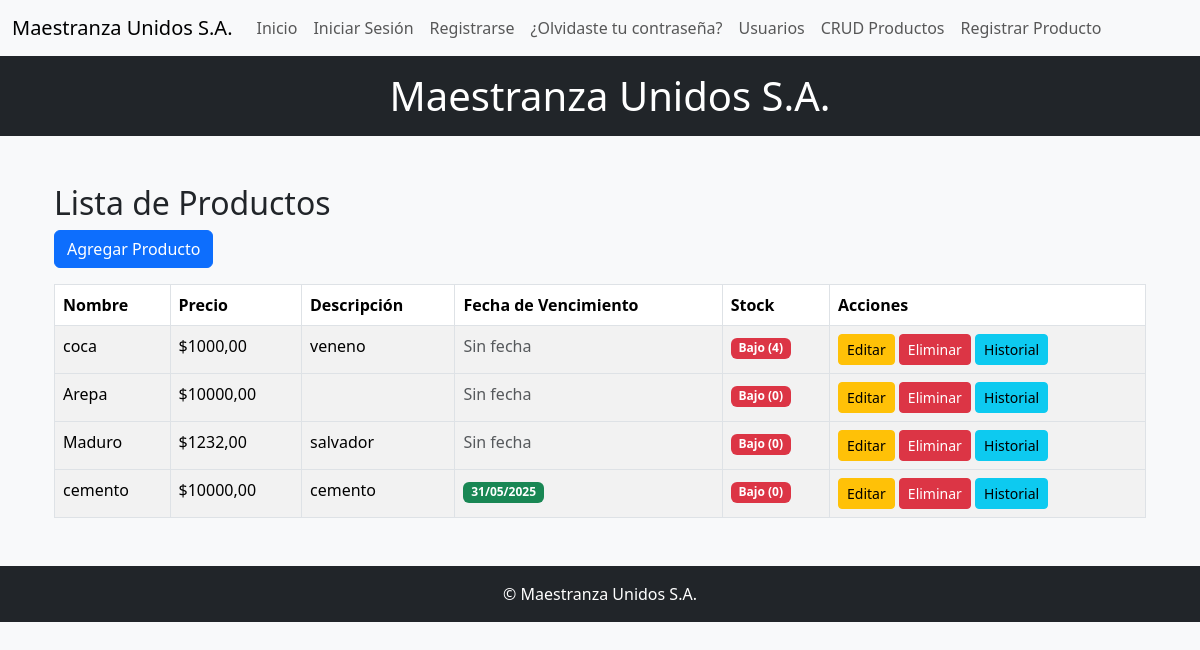
Before: /productos/crud/ with the older database file.
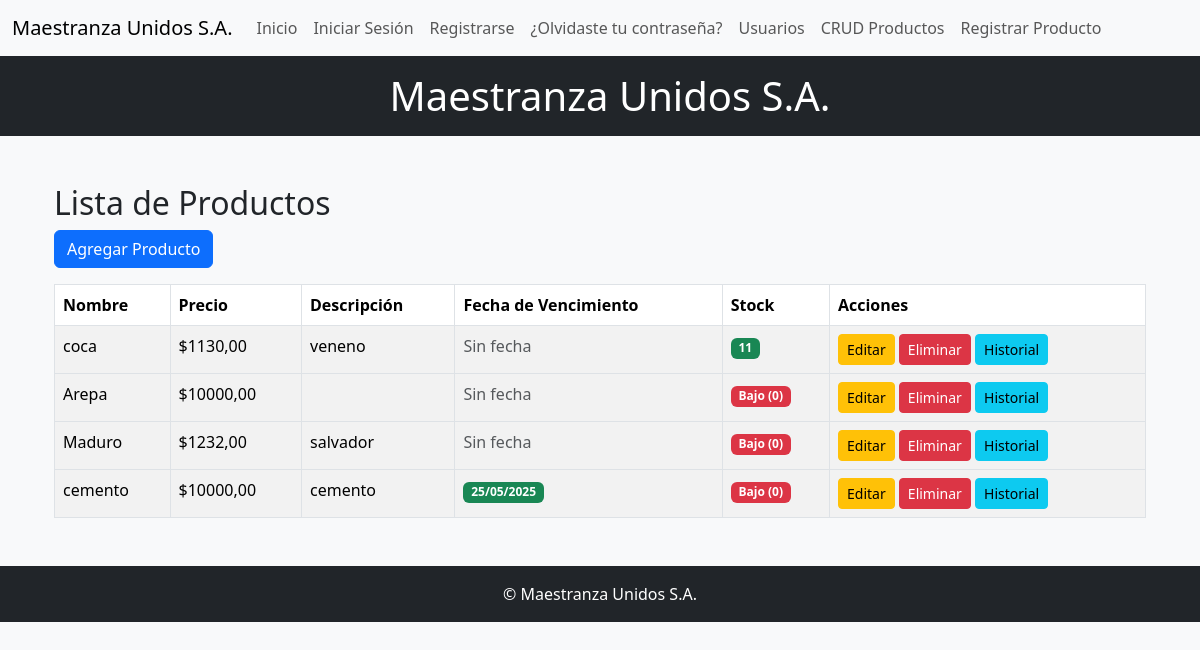
After: the same page with the newer database file.
### inventario/models.py (models this page shows, shortened)
class Producto(models.Model):
    nombre = models.CharField(max_length=100)
    precio = models.DecimalField(max_digits=10, decimal_places=2)
    descripcion = models.TextField(blank=True)
    imagen = models.ImageField(upload_to='productos/', blank=True, null=True)
    fecha_vencimiento = models.DateField(null=True, blank=True)
    stock = models.PositiveIntegerField(default=0)  # ✅ nuevo
    stock_minimo = models.PositiveIntegerField(default=1)  # ✅ nuevo

### inventario/views.py (the view)
# urls.py: path('productos/crud/', views.producto_crud, name='producto_crud'),
def producto_crud(request):
    productos = Producto.objects.all()
    if 'delete' in request.GET:
        producto = get_object_or_404(Producto, pk=request.GET['delete'])
        producto.delete()
        return redirect('producto_crud')
    return render(request, 'inventario/producto_crud.html', {'productos': productos})

### inventario/templates/inventario/producto_crud.html (shortened to what this page needs)
{% extends 'inventario/base.html' %}
{% block content %}
<div class="container mt-5">
  <h2>Lista de Productos</h2>
  <a href="{% url 'registro_producto' %}" class="btn btn-primary mb-3">Agregar Producto</a>
  <table class="table table-bordered table-striped">
    <thead>
      <tr>
        <th>Nombre</th>
        <th>Precio</th>
        <th>Descripción</th>
        <th>Fecha de Vencimiento</th>
        <th>Stock</th>
        <th>Acciones</th>
      </tr>
    </thead>
    <tbody>
      {% for producto in productos %}
      <tr>
        <td>{{ producto.nombre }}</td>
        <td>${{ producto.precio }}</td>
        <td>{{ producto.descripcion }}</td>
        <td>
          {% if producto.fecha_vencimiento %}
            {% if producto.fecha_vencimiento < today %}
              <span class="badge bg-danger">Vencido ({{ producto.fecha_vencimiento|date:"d/m/Y" }})</span>
            {% elif producto.fecha_vencimiento <= today_plus_7 %}
              <span class="badge bg-warning text-dark">Por vencer ({{ producto.fecha_vencimiento|date:"d/m/Y" }})</span>
            {% else %}
              <span class="badge bg-success">{{ producto.fecha_vencimiento|date:"d/m/Y" }}</span>
            {% endif %}
          {% else %}
            <span class="text-muted">Sin fecha</span>
          {% endif %}
        </td>
        <td>
          {% if producto.stock <= producto.stock_minimo %}
            <span class="badge bg-danger">Bajo ({{ producto.stock }})</span>
          {% else %}
            <span class="badge bg-success">{{ producto.stock }}</span>
          {% endif %}
        </td>
        <td>
          <a href="{% url 'editar_producto' producto.id %}" class="btn btn-warning btn-sm">Editar</a>
          <a href="?delete={{ producto.id }}" class="btn btn-danger btn-sm"
             onclick="return confirm('¿Eliminar este producto?');">Eliminar</a>
          <button class="btn btn-info btn-sm" data-bs-toggle="collapse" data-bs-target="#historial{{ producto.id }}">Historial</button>
        </td>
      </tr>
      {% empty %}
      <tr>
        <td colspan="6" class="text-center">No hay productos registrados.</td>
      </tr>
      {% endfor %}
    </tbody>
  </table>
</div>
{% endblock %}

### inventario/templates/inventario/base.html (shortened to what this page needs)
{% load static %}
<!DOCTYPE html>
<html lang="es">
<head>
    <link href="https://cdn.jsdelivr.net/npm/bootstrap@5.3.3/dist/css/bootstrap.min.css" rel="stylesheet">
    <link rel="stylesheet" href="{% static 'inventario/css/style.css' %}">
</head>
<body>
<nav class="navbar navbar-expand-lg bg-body-tertiary">
  <div class="container-fluid">
    <a class="navbar-brand" href="#">Maestranza Unidos S.A.</a>
    <div class="collapse navbar-collapse" id="navbarNav">
      <ul class="navbar-nav">
        <li class="nav-item"><a class="nav-link" href="{% url 'index' %}">Inicio</a></li>
        <li class="nav-item"><a class="nav-link" href="{% url 'login' %}">Iniciar Sesión</a></li>
        <li class="nav-item"><a class="nav-link" href="{% url 'registro_usuario' %}">Registrarse</a></li>
        <li class="nav-item"><a class="nav-link" href="{% url 'olvidar_contra' %}">¿Olvidaste tu contraseña?</a></li>
        <li class="nav-item"><a class="nav-link" href="{% url 'usuarios_crud' %}">Usuarios</a></li>
        <li class="nav-item"><a class="nav-link" href="{% url 'producto_crud' %}">CRUD Productos</a></li>
        <li class="nav-item"><a class="nav-link" href="{% url 'registro_producto' %}">Registrar Producto</a></li>
      </ul>
    </div>
  </div>
</nav>
<header class="bg-dark text-white py-3 mb-4 text-center">
    <h1>Maestranza Unidos S.A.</h1>
</header>
<main class="container my-5">
    {% block content %}{% endblock %}
</main>
<footer class="bg-dark text-white text-center py-3 mt-5">
    © Maestranza Unidos S.A.
</footer>
</body>
</html>

### inventario/static/inventario/css/style.css (style rules this page uses)
body { background-color: #f8f9fa; font-family: 'Segoe UI', Tahoma, Geneva, Verdana, sans-serif; margin: 0; padding: 0; }
header { background-color: #343a40; color: white; padding: 20px 0; margin-bottom: 30px; }
header h1 { margin: 0; padding-left: 20px; }
footer { background-color: #343a40; color: white; text-align: center; padding: 15px 0; margin-top: 50px; }

Changed rows visible on the page:
changed Producto "coca": precio "1000,00" → "1130,00"; stock "4" → "11"
changed Producto "cemento": fecha_vencimiento "31/05/2025" → "25/05/2025"
